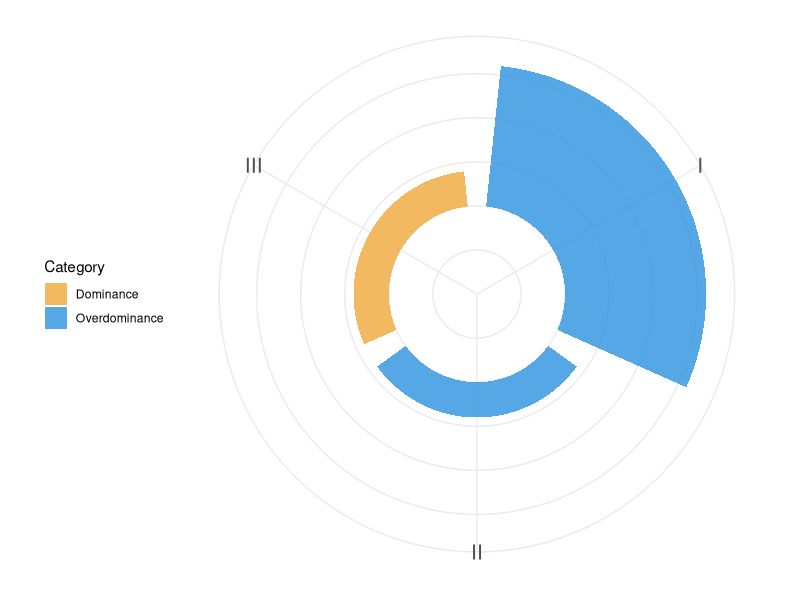

Write R code to recreate this figure.
#环形柱状图
library(ggplot2)
data= read.table('Figure5g.right.txt',header=T)
Group.col = c("#F0A73A","#2C91E0")
p = ggplot(data, aes(x = as.factor(Type), y = number,fill = Category)) + 
  geom_bar(stat = 'identity', position = 'stack') +
  scale_fill_manual(values = alpha(Group.col,0.8)) +
  ylim(-5,8) +
  coord_polar(theta = 'x') +
  theme_bw() +
  theme(axis.text.y = element_blank(),#去除y轴坐标标签
        axis.text.x = element_text(size = 15),
        axis.ticks = element_blank(), #去除刻度线
        axis.title = element_blank(), #去除y轴主题
        panel.border = element_blank(), #去除外框
        #panel.grid = element_blank()  #去除网线
        legend.position = 'left'
  )
ggsave(p, filename = 'Figure6F.2.pdf', width = 7, height = 6)
